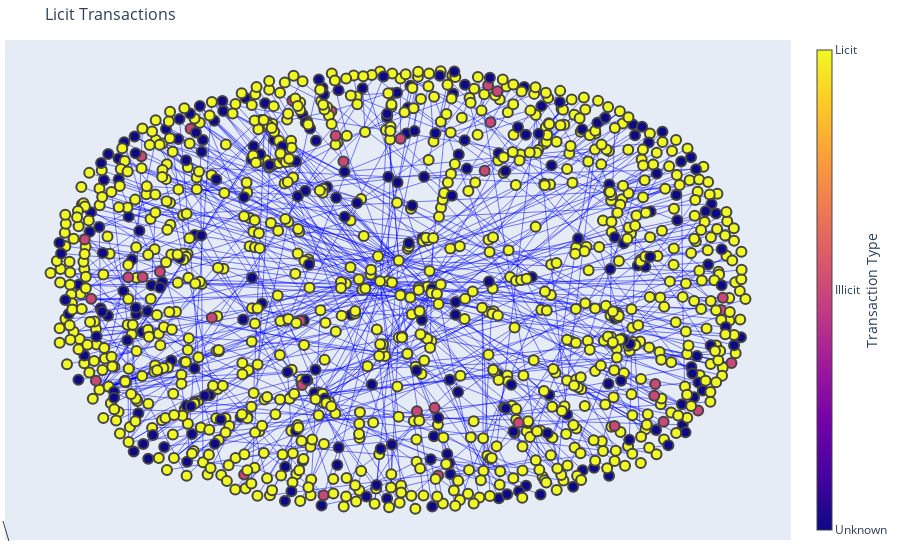

The code cell stored with this chart in its notebook:
### Code cell
good_ids = df_features[(df_features['Time_step'] == 32) & ((df_features['class'] == '2'))]['txId']
short_edges = df_edges[df_edges['txId1'].isin(good_ids)]
graph = nx.from_pandas_edgelist(short_edges, source = 'txId1', target = 'txId2', create_using = nx.DiGraph())
pos = nx.spring_layout(graph)

edge_x = []
edge_y = []
for edge in graph.edges():
    x0, y0 = pos[edge[0]]
    x1, y1 = pos[edge[1]]
    edge_x.append(x0)
    edge_x.append(x1)
    edge_x.append(None)
    edge_y.append(y0)
    edge_y.append(y1)
    edge_y.append(None)

edge_trace = go.Scatter(
    x=edge_x, y=edge_y,
    line=dict(width=0.5, color='blue'),
    hoverinfo='none',
    mode='lines')

node_x = []
node_y = []
node_text=[]
for node in graph.nodes():
    x, y = pos[node]
    node_x.append(x)
    node_y.append(y)
    node_text.append(node)

node_trace = go.Scatter(
    x=node_x, y=node_y,
    mode='markers',
    hoverinfo='text',
    marker=dict(
        color=[],
        size=10,
        colorbar=dict(
            thickness=15,
            title='Transaction Type',
            xanchor='left',
            titleside='right',
            tickmode='array',
            tickvals=[0,1,2],
            ticktext=['Unknown','Illicit','Licit']
        ),
        line_width=2))
node_trace.text=node_text
node_trace.marker.color = pd.to_numeric(df_features[df_features['txId'].isin(graph.nodes())]['class'])

fig = go.Figure(data=[edge_trace, node_trace],
                layout=go.Layout(
                title="Licit Transactions",
                titlefont_size=16,
                showlegend=False,
                hovermode='closest',
                margin=dict(b=20,l=5,r=5,t=40),
                annotations=[ dict(
                    showarrow=True,
                    xref="paper", yref="paper",
                    x=0.005, y=-0.002 ) ],
                xaxis=dict(showgrid=False, zeroline=False, showticklabels=False),
                yaxis=dict(showgrid=False, zeroline=False, showticklabels=False))
                )
fig.show()

### Figure 1 — Plotly figure (JSON) as saved in the notebook; plotly's stock layout.template omitted (floating-point values rounded to 4 significant figures; data arrays with more than 128 entries replaced by an {"elided": "..."} marker saying what was removed)
{"data": [{"hoverinfo": "none", "line": {"color": "blue", "width": 0.5}, "mode": "lines", "type": "scatter", "x": {"elided": "3357 float values"}, "y": {"elided": "3357 float values"}}, {"hoverinfo": "text", "marker": {"color": {"elided": "1188 int values"}, "colorbar": {"thickness": 15, "tickmode": "array", "ticktext": ["Unknown", "Illicit", "Licit"], "tickvals": [0, 1, 2], "title": {"side": "right", "text": "Transaction Type"}, "xanchor": "left"}, "line": {"width": 2}, "size": 10}, "mode": "markers", "text": {"elided": "1188 str values"}, "type": "scatter", "x": {"elided": "1188 float values"}, "y": {"elided": "1188 float values"}}], "layout": {"annotations": [{"showarrow": true, "x": 0.005, "xref": "paper", "y": -0.002, "yref": "paper"}], "hovermode": "closest", "margin": {"b": 20, "l": 5, "r": 5, "t": 40}, "showlegend": false, "title": {"font": {"size": 16}, "text": "Licit Transactions"}, "xaxis": {"showgrid": false, "showticklabels": false, "zeroline": false}, "yaxis": {"showgrid": false, "showticklabels": false, "zeroline": false}}}
